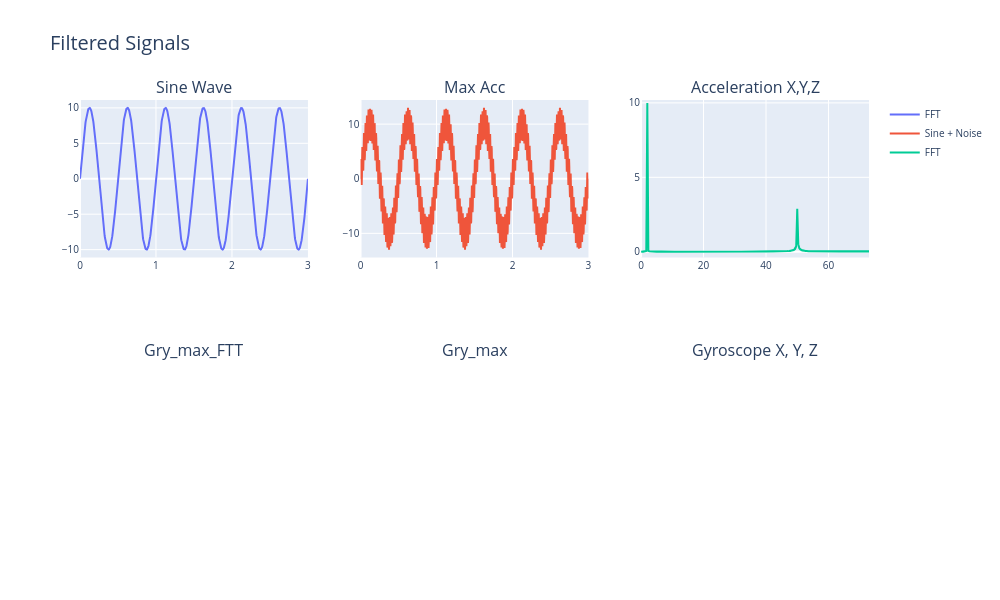

The code cell stored with this chart in its notebook:
### Code cell
fig = go.Figure()
fig = make_subplots(rows=2, cols=3,
                        subplot_titles=('Sine Wave', 'Max Acc', 'Acceleration X,Y,Z',
                                        'Gry_max_FTT', 'Gry_max', 'Gyroscope X, Y, Z'))

    # Plotting Accelerometer data
fig.add_trace(go.Scatter(x=time, y=signal, mode='lines', name='FFT'), row=1, col=1)
fig.add_trace(go.Scatter(x=time, y=signal_noise, mode='lines', name='Sine + Noise'), row=1, col=2)
    # fig.add_trace(go.Scatter(x=df.index, y=df["band_pass_filtered_acc"], mode='lines', name='Max_Acc Filtered'), row=1, col=2)

fig.add_trace(go.Scatter(x=sig_noise_freq, y=sig_noise_amp, mode='lines', name='FFT '), row=1, col=3)
    # fig.add_trace(go.Scatter(x=df.index, y=df[' Accel_Y'], mode='lines', name='Raw Data'), row=1, col=3)
    # fig.add_trace(go.Scatter(x=df.index, y=df[' Accel_Z'], mode='lines', name='Raw Data'), row=1, col=3)

    # # Plotting Gyroscope data
 fig.add_trace(go.Scatter(y=y  , mode='lines', name='Filtered'), row=2, col=1)
    
    # fig.add_trace(go.Scatter(x=df.index, y=df["Gry_max"], mode='lines', name='Max Gry'), row=2, col=2)
    # fig.add_trace(go.Scatter(x=df.index, y=band_pass_filtered_gry, mode='lines', name='Max Gry filtered'), row=2, col=2)

    # fig.add_trace(go.Scatter(x=df.index, y=df[' Gyro_X'], mode='lines', name='Raw Data'), row=2, col=3)
    # fig.add_trace(go.Scatter(x=df.index, y=df[' Gyro_Y'], mode='lines', name='Raw Data'), row=2, col=3)
    # fig.add_trace(go.Scatter(x=df.index, y=df[' Gyro_Z'], mode='lines', name='Raw Data'), row=2, col=3)

    # Update layout
fig.update_layout(height=600, width=1000, title_text="Filtered Signals",
                      title_font=dict(size=20), font=dict(size=10))

### Figure 1 — Plotly figure (JSON) as saved in the notebook; plotly's stock layout.template omitted (floating-point values rounded to 4 significant figures; data arrays with more than 128 entries replaced by an {"elided": "..."} marker saying what was removed)
{"data": [{"mode": "lines", "name": "FFT", "type": "scatter", "x": {"elided": "1000 float values"}, "xaxis": "x", "y": {"elided": "1000 float values"}, "yaxis": "y"}, {"mode": "lines", "name": "Sine + Noise", "type": "scatter", "x": {"elided": "1000 float values"}, "xaxis": "x2", "y": {"elided": "1000 float values"}, "yaxis": "y2"}, {"mode": "lines", "name": "FFT ", "type": "scatter", "x": {"elided": "1000 float values"}, "xaxis": "x3", "y": {"elided": "1000 float values"}, "yaxis": "y3"}], "layout": {"annotations": [{"font": {"size": 16}, "showarrow": false, "text": "Sine Wave", "x": 0.1444, "xanchor": "center", "xref": "paper", "y": 1, "yanchor": "bottom", "yref": "paper"}, {"font": {"size": 16}, "showarrow": false, "text": "Max Acc", "x": 0.5, "xanchor": "center", "xref": "paper", "y": 1, "yanchor": "bottom", "yref": "paper"}, {"font": {"size": 16}, "showarrow": false, "text": "Acceleration X,Y,Z", "x": 0.8556, "xanchor": "center", "xref": "paper", "y": 1, "yanchor": "bottom", "yref": "paper"}, {"font": {"size": 16}, "showarrow": false, "text": "Gry_max_FTT", "x": 0.1444, "xanchor": "center", "xref": "paper", "y": 0.375, "yanchor": "bottom", "yref": "paper"}, {"font": {"size": 16}, "showarrow": false, "text": "Gry_max", "x": 0.5, "xanchor": "center", "xref": "paper", "y": 0.375, "yanchor": "bottom", "yref": "paper"}, {"font": {"size": 16}, "showarrow": false, "text": "Gyroscope X, Y, Z", "x": 0.8556, "xanchor": "center", "xref": "paper", "y": 0.375, "yanchor": "bottom", "yref": "paper"}], "font": {"size": 10}, "height": 600, "title": {"font": {"size": 20}, "text": "Filtered Signals"}, "width": 1000, "xaxis": {"anchor": "y", "autorange": true, "domain": [0, 0.2889], "range": [0, 3], "type": "linear"}, "xaxis2": {"anchor": "y2", "autorange": true, "domain": [0.3556, 0.6444], "range": [0, 3], "type": "linear"}, "xaxis3": {"anchor": "y3", "autorange": false, "domain": [0.7111, 1], "range": [0, 72.97], "type": "linear"}, "xaxis4": {"anchor": "y4", "domain": [0, 0.2889]}, "xaxis5": {"anchor": "y5", "domain": [0.3556, 0.6444]}, "xaxis6": {"anchor": "y6", "domain": [0.7111, 1]}, "yaxis": {"anchor": "x", "autorange": true, "domain": [0.625, 1], "range": [-11.11, 11.11], "type": "linear"}, "yaxis2": {"anchor": "x2", "autorange": true, "domain": [0.625, 1], "range": [-14.42, 14.42], "type": "linear"}, "yaxis3": {"anchor": "x3", "autorange": false, "domain": [0.625, 1], "range": [-0.3834, 10.19], "type": "linear"}, "yaxis4": {"anchor": "x4", "domain": [0, 0.375]}, "yaxis5": {"anchor": "x5", "domain": [0, 0.375]}, "yaxis6": {"anchor": "x6", "domain": [0, 0.375]}}}
